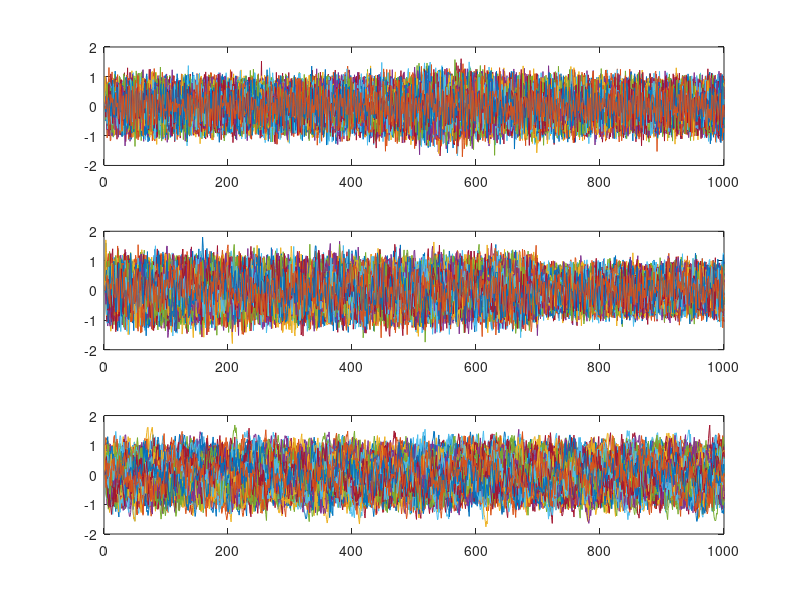

The MATLAB source for this figure: (Note: this script raises an error after producing the figure.)
% close all
L=1000;
y=zeros(3,L,100);
 for kk=1:10
   y(:,1,kk) = zeros(3,1);
   y(:,2,kk) = ones(3,1);
 end

 
     
 for kk=1:100
     w=rand(L,3);
    mean_w=mean(w,1);
     w(:,1)=w(:,1)-mean_w(1);
     w(:,2)=w(:,2)-mean_w(2);
     w(:,3)=w(:,3)-mean_w(3);
    for n=3:L
       if n<L/2
           c12(n)=0.5*(n/L);
       else
           c12(n)=0.5*(L-n)/(L/2);
       end

       if n<0.7*L
           c23(n)=0.4;
       else
           c23(n)=0;
       end

       y(:,n,kk) = [ 0.5*y(1,n-1,kk)  - 0.7*y(1,n-2,kk) + c12(n)*y(2,n-1,kk) + w(n,1);
                     0.7*y(2,n-1,kk)  - 0.5*y(2,n-2,kk) + 0.2*y(1,n-1,kk) + c23(n)*y(3,n-1,kk) + w(n,2);
                     0.8*y(3,n-1,kk)  + w(n,3)];                 
    end 
 end

    figure,
    for i=1:100
        subplot(311), plot(y(1,:,i))
        hold on
        subplot(312), plot(y(2,:,i))
        hold on
        subplot(313), plot(y(3,:,i))
        hold on
    end
        
        



% for kk=1:10
%        y(:,1,kk) = zeros(2,1);
%        y(:,2,kk) = ones(2,1);
%     end
%     for i=1:500
%        for kk=1:10
%            y(:,i+2,kk) = [ (0.95*y(1,i+1,kk)) - (0.70*y(1,i,kk)) ;
%                            (0.50*y(1,i+1,kk)) - (0.90*y(1,i,kk)) ];
%        end            
%     end
%     
%     for kk=1:10
%        y(:,1,kk) = zeros(2,1);
%        y(:,2,kk) = ones(2,1);
%     end
%     for i=1:500
%        for kk=1:10
%            y(:,i+2,kk) = [ (0.95*sqrt(2)*y(1,i+1,kk)) - (0.9025*y(1,i,kk)) ;
%                            (-0.50*y(2,i+1,kk)) + (0.5*y(1,i+1,kk)) ];
%        end            
%     end
% 
% %     y=zeros(3,502,10);
% %      for kk=1:10
% %        y(:,1,kk) = zeros(3,1);
% %        y(:,2,kk) = ones(3,1);
% %      end
% %      w=rand(502,3);
% %      mean_w=mean(w,1);
% %      w(:,1)=w(:,1)-mean_w(1);
% %      w(:,2)=w(:,1)-mean_w(2);
% %      w(:,3)=w(:,1)-mean_w(3);
% %     
% %     for i=2:500
% %        for kk=1:10
% %            y(:,i+1,kk) = [ (0.5*y(1,i,kk))  + (0.3*y(2,i,kk)) + (0.4*y(3,i,kk)) + w(i,1);
% %                            (-0.5*y(1,i,kk)) + (0.3*y(2,i,kk)) + (1*y(3,i,kk))   + w(i,2);
% %                            (-0.3*y(1,i,kk)) - (0.2*y(2,i,kk)) + (1*y(3,i,kk))   + w(i,3)];
% %        end            
% %     end

% clear all
% close all
p=15;
subb=10;

% load('F:\Raw Data Categorization and NaturalReading\preprocessedCategorizationTask\data150\results\TimeSeriesCreation\TimeSeriesCommonAERPreduced.mat')
% y=cat(3,AbstractnessPerSubject{subb},ConcretenessPerSubject{subb});

% load('F:\Raw Data Categorization and NaturalReading\preprocessedCategorizationTask\data150\results\TimeSeriesCreation\TimeSeriesCommon.mat')
% y=cat(3,AbstractnessPerSubject{subb},ConcretenessPerSubject{subb});
% y2=cat(3,AbstractnessPerSubject{subb+1},ConcretenessPerSubject{subb+1});
% y=cat(3,y1,y2);

% y=y*(10^10);
y(1,:,:)=-y(1,:,:);
[m,N,k] = size(y);

%% estimate parameters

% lambda=0.01;
% [ApAR, Awave]=GLKF_RLS(y,p, lambda);

% E=0.7;
% Uc=0.02;
% [ApAR, Awave]=GLKF_Milde_DS(y,p, E, Uc);
 
Uc=0.01;
[ApAR, Awave, res]=GLKF_Eshwar(y,p, Uc);
Awave=permute(Awave,[2,1,3]);

%% model order validation using Bayesian Information Criterion

% for i=1:N
%     AR{i}=reshape(ApAR(:,:,:,i),[m],[]);
% end
% res=est_mvarResiduals(y,ApAR);
% BIC=calculate_BIC(res,p)

%% Consistency test

% [cons, X] = consistency(y,ApAR)


%% should be stability test, for now we plot 1 random trial to see stability
% plot_one_simulated_trial(300,y,p,ApAR)


%% PDC and DTF

p_opt=p;
Fs=200;
Fmax=Fs/2;
Nf=30;  % number of frequency bins
CH=m;
Down_Sample=10;
Awave = Awave(:,:,1:Down_Sample:end); % Down sampling in the AR coefficients
T = size(Awave,3);

[PDC_TV, DTF_TV] = PDC_DTF_matrix(Awave,p_opt,Fs,Fmax,Nf); % for now only works with GLKF_RLS


%% Surrogate data method (shuffling over samples)
N_Surr = 10; % Number of surrogates
    PDC_Surr = zeros([size(PDC_TV) N_Surr]); % CH x CH x N_freq x N_segments x N_surr
    DTF_Surr = zeros([size(DTF_TV) N_Surr]); % CH x CH x N_freq x N_segments x N_surr

    for surr = 1 : N_Surr

        clear A_tmp A_tmp_reshape y_surr
    %     for trial=1:k
    %         for j = 1 : CH
    %             y_surr(j,:,trial) = y(j,randperm(size(y,2)),trial); % Randomize all columns of 'y'
    %         end
    %     end

        % creating surrogate data using phase randomization method from Tim
        % Mullen (SIFT toolbox)
        for trial=1:k
            y_surr(:,:,trial) = ...
            ifft(abs(fft(y(:,:,trial))) ...
            .* exp(1i*angle(fft(rand(m,N)))), ...
            'symmetric');
        end

        [~, A_tmp, ~]=GLKF_Eshwar(y_surr,p, Uc);
        A_tmp=permute(A_tmp,[2,1,3]);
        A_tmp2 = A_tmp(:,:,1:Down_Sample:end);

        [PDC_Surr(:,:,:,:,surr), DTF_Surr(:,:,:,:,surr)] = PDC_DTF_matrix(A_tmp2,p_opt,Fs,Fmax,Nf);

        disp(['The surrogate number ' num2str(surr) ' was finished.'])

    end

    PDC_Surr2 = max(PDC_Surr,[],5);


%% plot PDC and DTF

% % Plot - Adaptive PDC and DTF (time-varying)
% figure, % ---> DTF plot 
% s1 = 0;
% alpha_level = .01; % Alpha level (1 - confidence interval) ---> for hypothesis testing
% L= N; %size(y2,2);
% for i = 1 : CH
%     for j = 1 : CH
%         s1 = s1 + 1;
%         h = subplot(CH,CH,s1);
%         set(h,'FontSize',13);
%         
%         DTF_tmp = abs(DTF_TV(i,j,:,:));
% %         DTF_Surr_tmp = abs(DTF_Surr2(i,j,:,:));
% %         mask = DTF_tmp>(1-alpha_level/2)*DTF_Surr_tmp;
%         
%         img = squeeze(DTF_tmp);
%         imagesc([0 .17],[0 L],img') % On the frequency axis, 0.5 is equivalent with the Nyquist rate (Fs/2).
%         colormap jet
%         set(h,'YDir','normal')
%         caxis([0 1])
%         grid on
%         
%         if(i==CH && j==ceil(CH/2))
%             xlabel('Normalized Frequency','Fontsize',14)
%         end
%         if(i==ceil(CH/2) && j==1)
%             ylabel('Time (sample)','Fontsize',14)
%         end
%         title(['Ch' num2str(i) ' <--- Ch ' num2str(j)],'Fontsize',14)
%     end
% end
% h = colorbar;
% set(h, 'Position', [.92 .11 .03 .8150],'FontSize',14)
alpha_level=0.05;
figure, % ---> PDC plot 
s1 = 0;
L=N;
clear mask
for i = 1 : CH
    for j = 1 : CH
        if i==j
               PDC_tmp=zeros(1,1,30,100);      
            else
               PDC_tmp = abs(PDC_TV(i,j,:,:));
        end
            
        s1 = s1 + 1;
        h = subplot(CH,CH,s1);
        set(h,'FontSize',13);
        
        
        PDC_Surr_tmp = abs(PDC_Surr2(i,j,:,:));
        mask = PDC_tmp>(1-alpha_level/2)*PDC_Surr_tmp;
        
        img = squeeze(PDC_tmp);
        imagesc([0 1],[0 L],img') % On the frequency axis, 0.5 is equivalent with the Nyquist rate (Fs/2).
        colormap jet
        set(h,'YDir','normal')
        caxis([0 1])
        grid on
        im=gca;
        im.FontSize=16;
        im.FontWeight='bold';
        im.LineWidth=2;
        
        if(i==CH && j==ceil(CH/2))
            xlabel('Normalized Frequency','Fontsize',16, 'Fontweight', 'bold')
        end
        if(i==ceil(CH/2) && j==1)
            ylabel('Time (sample)','Fontsize',16, 'Fontweight', 'bold')
        end
        title(['variable' num2str(i) ' <- variable ' num2str(j)],'Fontsize',16, 'Fontweight', 'bold')
    end
end
h = colorbar;
set(h, 'Position', [.92 .11 .03 .8150],'FontSize',16, 'Fontweight', 'bold',  'LineWidth', 2)


    
    
 
